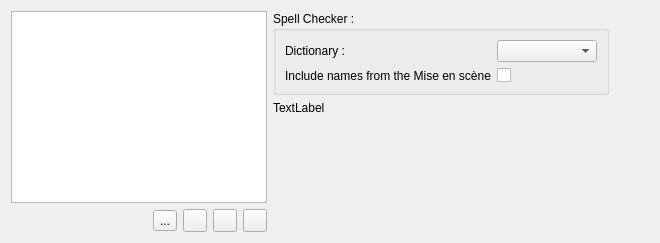
     <widget class="QWidget" name="spellingTab">
      <attribute name="title">
       <string>Spelling</string>
      </attribute>
      <layout class="QHBoxLayout" name="horizontalLayout_5">
       <item>
        <layout class="QVBoxLayout" name="verticalLayout_3">
         <item>
          <widget class="QListWidget" name="wordListWidget">
           <property name="minimumSize">
            <size>
             <width>200</width>
             <height>0</height>
            </size>
           </property>
           <property name="maximumSize">
            <size>
             <width>16777215</width>
             <height>16777215</height>
            </size>
           </property>
           <property name="spacing">
            <number>2</number>
           </property>
           <property name="wordWrap">
            <bool>true</bool>
           </property>
           <property name="sortingEnabled">
            <bool>true</bool>
           </property>
          </widget>
         </item>
         <item>
          <layout class="QHBoxLayout" name="horizontalLayout_4">
           <item>
            <spacer name="horizontalSpacer_6">
             <property name="orientation">
              <enum>Qt::Horizontal</enum>
             </property>
             <property name="sizeHint" stdset="0">
              <size>
               <width>40</width>
               <height>20</height>
              </size>
             </property>
            </spacer>
           </item>
           <item>
            <widget class="QToolButton" name="importWordsButton">
             <property name="text">
              <string>...</string>
             </property>
             <property name="icon">
              <iconset resource="pics.qrc">
               <normaloff>:/pics/document-import.png</normaloff>:/pics/document-import.png</iconset>
             </property>
            </widget>
           </item>
           <item>
            <widget class="QToolButton" name="renameWordButton">
             <property name="minimumSize">
              <size>
               <width>0</width>
               <height>0</height>
              </size>
             </property>
             <property name="baseSize">
              <size>
               <width>0</width>
               <height>0</height>
              </size>
             </property>
             <property name="text">
              <string/>
             </property>
             <property name="icon">
              <iconset resource="pics.qrc">
               <normaloff>:/pics/edit-rename-32x32.png</normaloff>:/pics/edit-rename-32x32.png</iconset>
             </property>
            </widget>
           </item>
           <item>
            <widget class="QToolButton" name="removeWordButton">
             <property name="text">
              <string/>
             </property>
             <property name="icon">
              <iconset resource="pics.qrc">
               <normaloff>:/pics/list-remove-32x32.png</normaloff>:/pics/list-remove-32x32.png</iconset>
             </property>
            </widget>
           </item>
           <item>
            <widget class="QToolButton" name="addWordButton">
             <property name="text">
              <string/>
             </property>
             <property name="icon">
              <iconset resource="pics.qrc">
               <normaloff>:/pics/list-add-32x32.png</normaloff>:/pics/list-add-32x32.png</iconset>
             </property>
            </widget>
           </item>
          </layout>
         </item>
        </layout>
       </item>
       <item>
        <layout class="QVBoxLayout" name="verticalLayout_4">
         <item>
          <widget class="QGroupBox" name="groupBox_7">
           <property name="title">
            <string>Spell Checker :</string>
           </property>
           <layout class="QFormLayout" name="formLayout_7">
            <property name="fieldGrowthPolicy">
             <enum>QFormLayout::AllNonFixedFieldsGrow</enum>
            </property>
            <item row="0" column="0">
             <widget class="QLabel" name="spellCheckerLabel">
              <property name="text">
               <string>Dictionary :</string>
              </property>
             </widget>
            </item>
            <item row="0" column="1">
             <widget class="QComboBox" name="spellCheckerComboBox">
              <property name="minimumSize">
               <size>
                <width>100</width>
                <height>0</height>
               </size>
              </property>
              <property name="sizeAdjustPolicy">
               <enum>QComboBox::AdjustToContents</enum>
              </property>
             </widget>
            </item>
            <item row="1" column="0">
             <widget class="QLabel" name="includeNamesFromTheMiseEnSceneLabel">
              <property name="enabled">
               <bool>true</bool>
              </property>
              <property name="text">
               <string>Include names from the Mise en scène</string>
              </property>
             </widget>
            </item>
            <item row="1" column="1">
             <widget class="QCheckBox" name="includeNamesFromTheMiseEnSceneCheckBox">
              <property name="enabled">
               <bool>true</bool>
              </property>
             </widget>
            </item>
           </layout>
          </widget>
         </item>
         <item>
          <widget class="QLabel" name="dictInstallTipLabel">
           <property name="text">
            <string>TextLabel</string>
           </property>
           <property name="wordWrap">
            <bool>true</bool>
           </property>
          </widget>
         </item>
         <item>
          <spacer name="verticalSpacer">
           <property name="orientation">
            <enum>Qt::Vertical</enum>
           </property>
           <property name="sizeHint" stdset="0">
            <size>
             <width>20</width>
             <height>40</height>
            </size>
           </property>
          </spacer>
         </item>
        </layout>
       </item>
       <item>
        <spacer name="horizontalSpacer_2">
         <property name="orientation">
          <enum>Qt::Horizontal</enum>
         </property>
         <property name="sizeHint" stdset="0">
          <size>
           <width>40</width>
           <height>20</height>
          </size>
         </property>
        </spacer>
       </item>
      </layout>
     </widget>
